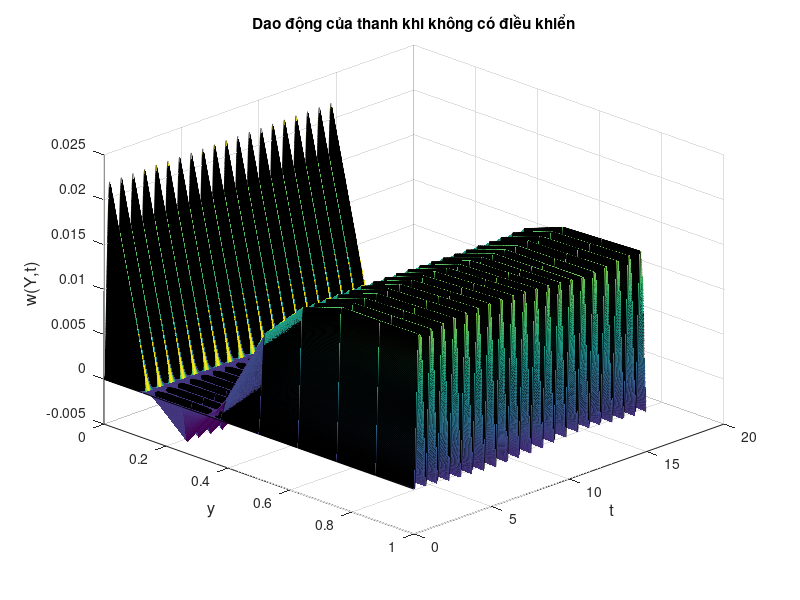
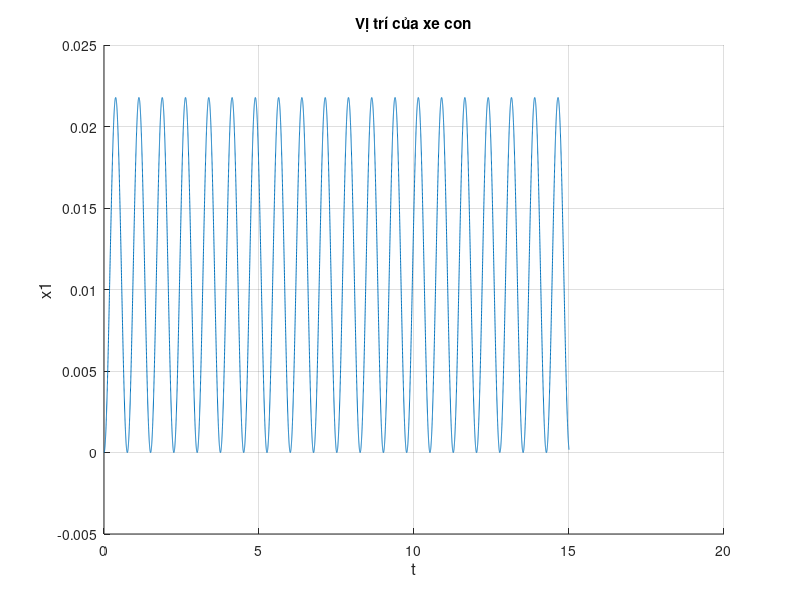
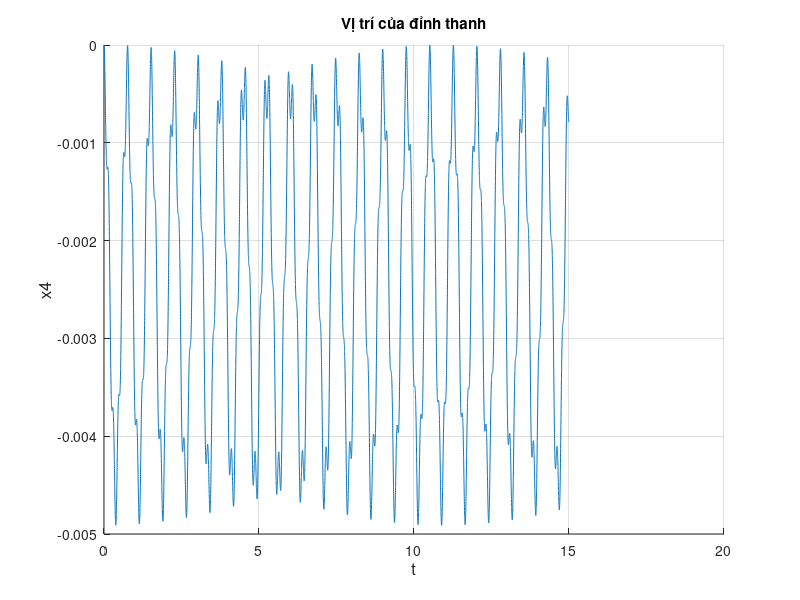

Write MATLAB code to recreate these figures, in order.
clc;
close all;
clear;
%--------------------------------------------------------------------------
%    Mô phỏng chuyển động của dầm Euler - Bernoulli trong mô hình SMC
%--------------------------------------------------------------------------

% Thiết lập các thông số cho dầm
L = 1.5; EI = 14.97; rho_A = .21;
% Các vật nặng 
mw = 13.1; mk = 0.19;

% Thiết lập thông số không gian và thời gian
n = 9; r = 15000;
tmax = 15;
delta_Y = L/(n - 1); % Bước không gian
delta_t = tmax/(r - 1); % Bước thời gian

% Khởi tạo ma trận để lưu giá trị
w = zeros(n,r);

w_3D_free = zeros(r,n);

% Lực tác động vào xe con
F1 = zeros(1,r);
F1(1:r) = 10;



% Lực tác động vào xe nâng

for j = 2:(r - 1)
    for i = 3:(n - 2)
        % Đạo hàm theo Y
        wyyyy = (w(i + 2,j) - 4*w(i + 1,j) + 6*w(i,j) - 4*w(i - 1,j) + w(i - 2,j))/delta_Y^4;

        S1 = (-EI/rho_A)*wyyyy;
        
        % Chuyển động của dầm Euler - Bernoulli
        w(i,j + 1) = 2*w(i,j) - w(i,j - 1) + delta_t^2*S1;
    end

    % Đạo hàm theo Y tại chân và đỉnh của dầm
    wyyy0 = (w(3,j) - 2*w(2,j) + w(1,j))/(2*delta_Y^3);
    wyyyl = (-2*w(n,j) + 3*w(n - 1,j) - w(n - 2,j))/(2*delta_Y^3);

    S2 = (F1(j) - EI*wyyy0)/mw;
    S3 = (EI/mk)*wyyyl;

    % Dao động tại chân, chính giữa và đỉnh của dầm
    w(1,j + 1) = 2*w(1,j) - w(1,j - 1) + delta_t^2*S2;
    %w(2,j + 1) = w(1,j + 1);
    w(ceil(n/2),j + 1) = (w(1,j + 1) + w(n,j + 1))/2;
    w(n,j + 1) = 2*w(n,j) - w(n,j - 1) + delta_t^2*S3;
    
    w(n - 1,j + 1) =  (w(n,j + 1) + w(n - 2,j + 1))/2;

    w_3D_free(1 + j,:) = w(:,j)';

    % Chuyển động của xe nâng
    
end

w_3D_free(1,:) = w(:,1)';

% Khởi tạo giá trị để mô phỏng
w0 = linspace(0,1,n);
t_tr = linspace(0,tmax,r);

% Vẽ biểu đồ
figure(1);
grid on;
hold on;
surf(w0,t_tr,w_3D_free); view(45,30);
title({'Dao động của thanh khi không có điều khiển'});
ylabel('t','FontSize',12);
xlabel('y','FontSize',12);
zlabel('w(Y,t)','FontSize',12);

figure(2)
grid on;
hold on;
plot(t_tr,w(1,:));
title({'Vị trí của xe con'});
ylabel('x1','FontSize',12);
xlabel('t','FontSize',12);

figure(3)
grid on;
hold on;
plot(t_tr,w(n,:) - w(1,:)); % Vị trí tương đối của thanh so với xe con
title({'Vị trí của đỉnh thanh'});
ylabel('x4','FontSize',12);
xlabel('t','FontSize',12);